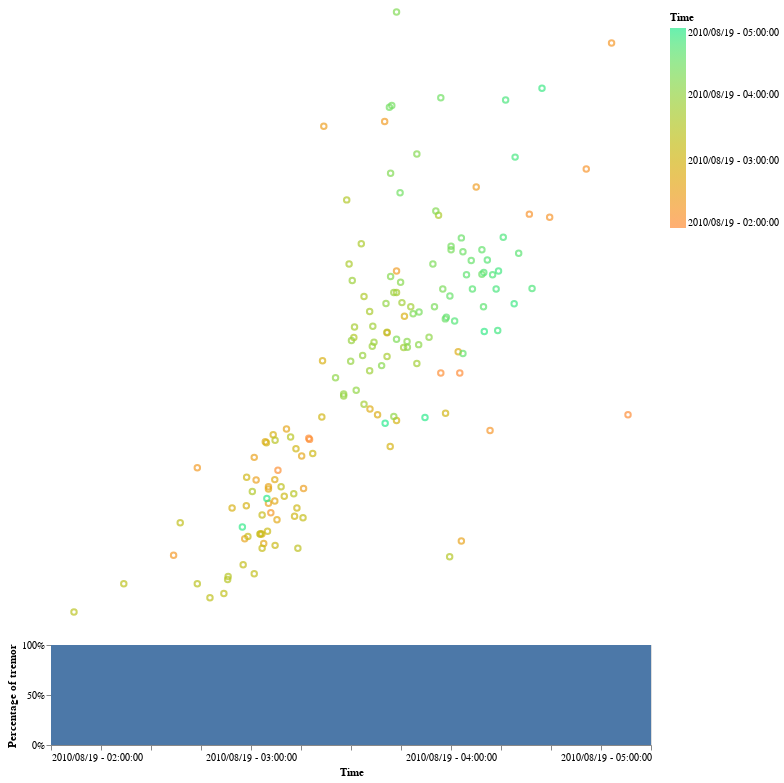

The notebook cell saved with this chart:
### Markdown cell above
### Rapid tremor reversals

During an episode of tremor reversal, the source of the tremor is propagating along the strike of the plate boundary, in the opposite direction of the main direction of propagation, at a speed of about 10 km/h. The total duration is a few hours, and the distance traveled is a few dozens of kilometers.

### Code cell
myChart = visualize_tremor(tremors, 1, 1.0, datetime(2010, 8, 19, 2, 0, 0), datetime(2010, 8, 19, 5, 0, 0), \
    latmin=None, latmax=None, lonmin=None, lonmax=None)
myChart

### Figure 1 — Vega-Lite specification as saved in the notebook (floating-point values rounded to 4 significant figures; data arrays with more than 128 entries replaced by an {"elided": "..."} marker saying what was removed)
{"$schema": "https://vega.github.io/schema/vega-lite/v3.4.0.json", "config": {"mark": {"tooltip": null}, "view": {"height": 300, "width": 400}}, "data": {"name": "data-9cfbf23139e564b23908bddd548f1101"}, "datasets": {"data-9cfbf23139e564b23908bddd548f1101": {"elided": "164 records"}}, "vconcat": [{"encoding": {"color": {"field": "Time", "legend": {"format": "%Y/%m/%d - %H:%M:%S"}, "scale": {"scheme": "rainbow"}, "type": "temporal"}, "latitude": {"field": "latitude", "type": "quantitative"}, "longitude": {"field": "longitude", "type": "quantitative"}}, "height": 600, "mark": "point", "transform": [{"filter": {"selection": "selector002"}}], "width": 600}, {"encoding": {"x": {"axis": {"format": "%Y/%m/%d - %H:%M:%S", "title": "Time"}, "field": "Time", "type": "temporal"}, "y": {"axis": {"format": "%", "title": "Percentage of tremor"}, "field": "Value", "type": "quantitative"}}, "height": 100, "mark": "area", "selection": {"selector002": {"encodings": ["x"], "type": "interval"}}, "width": 600}]}
